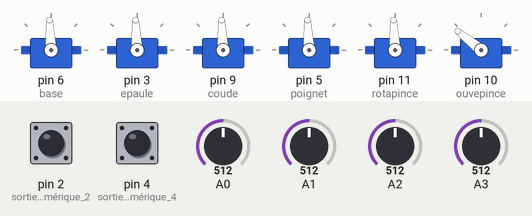
Recording of a sketch running on a simulated Arduino Uno, built with avr-gcc and run on an emulated ATmega328P. Parts: 6 × servo. The test bench sets the inputs (shaded band); at power-on: A0 = 512, A1 = 512, A2 = 512, pin 2 (sortie_numérique_2) HIGH, pin 4 (sortie_numérique_4) HIGH, A3 = 512.

Above: at 1.2 s.
1.3 s: A0 set to 634
2.8 s: A0 set to 658
At 3.78 s:
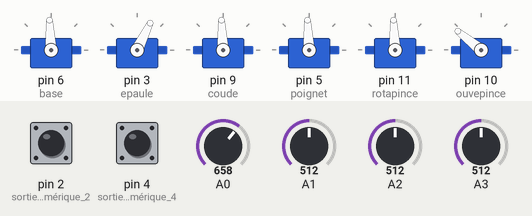
At 5.0 s:
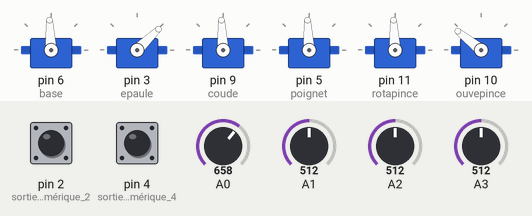
5.8 s: A1 set to 686
7.3 s: A1 set to 708
At 9.7 s:
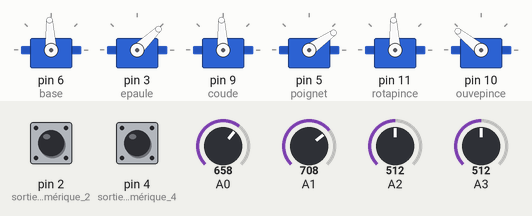
10.3 s: A2 set to 641
11.8 s: A2 set to 665
At 15.0 s:
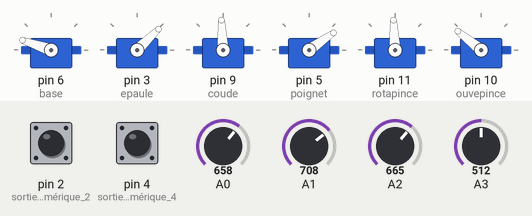
Timing chart, 0 to 15.8 s (numbered marks = the images above; inputs shaded):
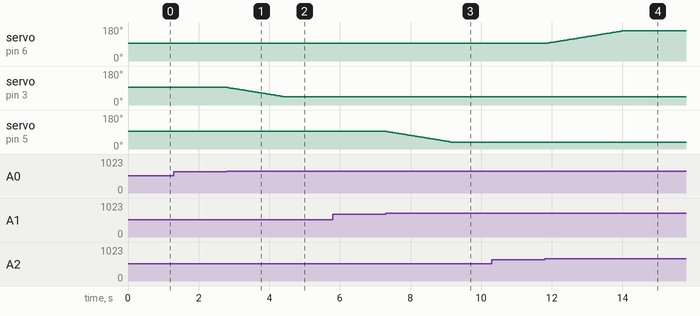

Measured:
- the behaviour switches between 649 and 650 on A0 (found by bisection; images 0 and 1)
- the behaviour switches between 699 and 700 on A1 (found by bisection; images 2 and 3)
- the behaviour switches between 649 and 650 on A2 (found by bisection; images 3 and 4)
- after the input at 1.3 s, every drawn part: stays the same
- after the input at 2.8 s, servo on pin 3 (epaule): moves from 93° to 44° over 1.6 s, starting at once
- after the input at 5.8 s, every drawn part: stays the same
- after the input at 7.3 s, servo on pin 5 (poignet): moves from 93° to 35° over 1.9 s, starting at once
- after the input at 10.3 s, every drawn part: stays the same
- after the input at 11.8 s, servo on pin 6 (base): moves from 93° to 161° over 2.2 s, starting at once

The sketch:

Joy_IT.ino
```cpp
//@orga=GoTronic
//@author1=Yohann R.
//@author2=Sylvain G.

#include <Servo.h>

Servo base; Servo epaule; Servo coude; Servo poignet; Servo rotapince; Servo ouvepince;

int J1, J2, J3, J4;
int BP1, BP2;

int angle1, angle2, angle3, angle4, angle5, angle6;
int pas1, pas2, pas3, pas4;

void setup() {

  base.attach(6); //sortie numérique 6
  epaule.attach(3); //sortie numérique 3
  coude.attach(9); //sortie numérique 9
  poignet.attach(5); //sortie numérique 5
  rotapince.attach(11); //sortie numérique 11
  ouvepince.attach(10); //sortie numérique 10

  pinMode(4, INPUT_PULLUP); //sortie numérique 4
  pinMode(2, INPUT_PULLUP); //sortie numérique 2
  //utilise le VCC et la résistance de pullup de l’Arduino >> évite de rajouter un VCC et une résistance dans le montage

  J1 = J2 = J3 = J4 = 0;
  BP1 = BP2 = 1;

  angle1 = angle2 = angle3 = angle4 = angle5 = 1500; //90°
  angle6 = 2000; //180°

}

void loop() {

  J1 = analogRead(A2);  J3 = analogRead(A0); //Joystick gauche mouvement horizontal et vertical
  J2 = analogRead(A3);  J4 = analogRead(A1); //Joystick droit mouvement vertical et horizontal
  BP1 = digitalRead(4); BP2 = digitalRead(2); //Bouton poussoir gauche et droit

  base.writeMicroseconds(angle1);
  epaule.writeMicroseconds(angle2);
  coude.writeMicroseconds(angle3);
  poignet.writeMicroseconds(angle4);
  rotapince.writeMicroseconds(angle5);
  ouvepince.writeMicroseconds(angle6);

  //lecture J1
  if (J1 > 1000) {
    angle6 -= 10;  //action sur la fermeture de la pince
    if (angle6 < 1650) {
      angle6 = 1650;
    }
  }
  else
  { //action sur la base
    pas1 = map(J1, 200, 800, -10, 10);
    if (pas1 < 5 && pas1 > -5) {}  //offset
    else
    {
      angle1 += pas1;
      if (angle1 > 2200) {
        angle1 = 2200;
      }
      if (angle1 < 800) {
        angle1 = 800;
      }

    }
  }

  //lecture J2 et action sur le coude
  pas3 = map(J2, 100, 900, -10, 10);
  if (pas3 < 5 && pas3 > -5) {}
  else
  {
    angle3 += pas3;
    if (angle3 > 2100) {
      angle3 = 2100;
    }
    if (angle3 < 900) {
      angle3 = 900;
    }
  }

  //lecture J3 et action sur l'épaule
  if (J3 > 1000) {
    angle6 += 10;  //action sur la l'ouverture de la pince
    if (angle6 > 2400) {
      angle6 = 2400;
    }
  }
  else
  {
    pas2 = map(J3, 200, 800, -10, 10);
    if (pas2 < 5 && pas2 > -5) {}
    else
    {
      angle2 -= pas2;
      if (angle2 > 2200) {
        angle2 = 2200;
      }
      if (angle2 < 1000) {
        angle2 = 1000;
      }
    }
  }

  //lecture J4 et action sur le poignet
  pas4 = map(J4, 100, 900, -10, 10);
  if (pas4 < 5 && pas4 > -5) {}
  else
  {
    angle4 -= pas4;
    if (angle4 > 2100) {
      angle4 = 2100;
    }
    if (angle4 < 900) {
      angle4 = 900;
    }
  }

  //lecture BP1 et BP2, et action sur la rotation de la pince
  if (BP1 == LOW) {
    angle5 -= 10;
    if (angle5 < 600) {
      angle5 = 600;
    }
  }
  if (BP2 == LOW) {
    angle5 += 10;
    if (angle5 > 2100) {
      angle5 = 2100;
    }
  }

  delay(15);

}
```
